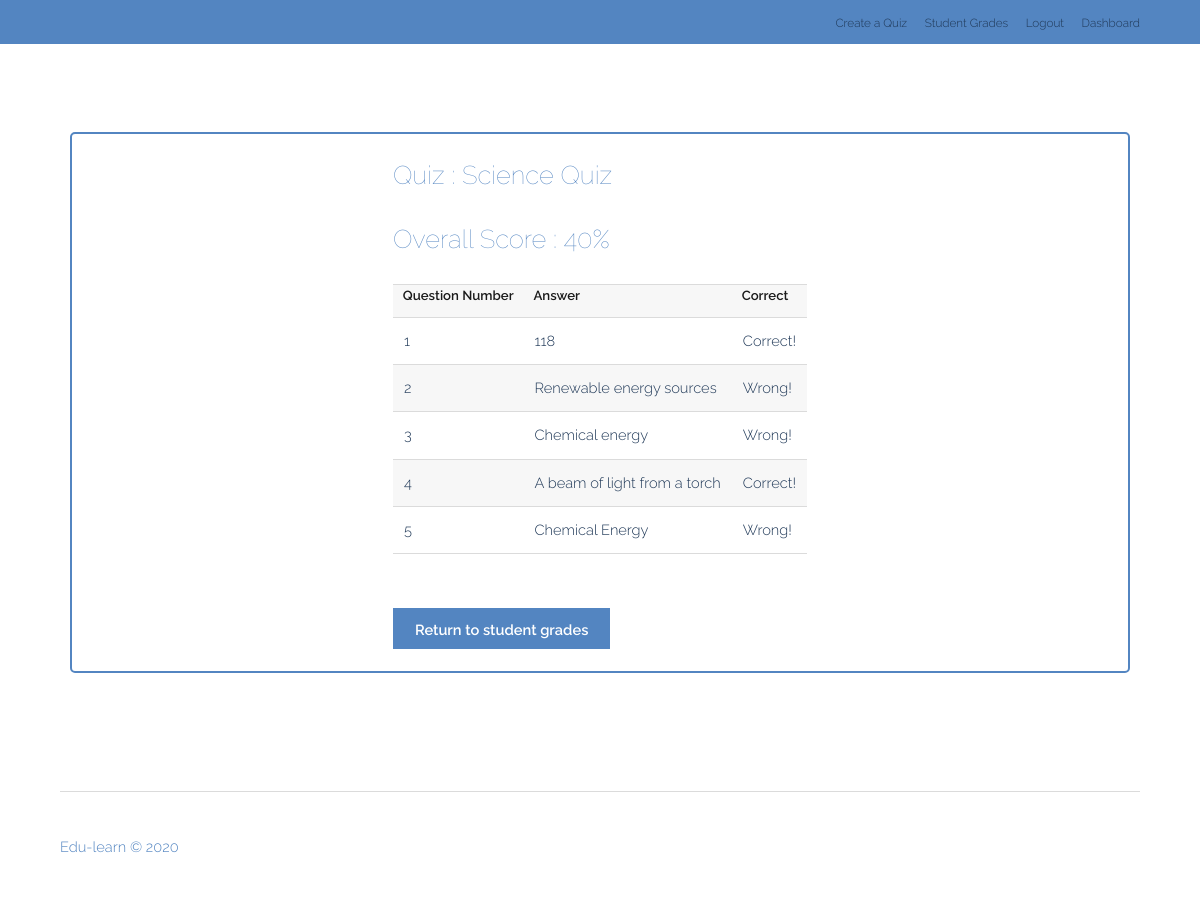
Screenshot of /gradesdetailed.php?id=59 (signed in) with the database file from the repository.
### tables this page shows
CREATE TABLE `results` (
  `id` int(11) NOT NULL,
  `user` varchar(255) NOT NULL,
  `quiz_id` int(11) NOT NULL,
  `score` float NOT NULL
);

CREATE TABLE `quiz` (
  `id` int(11) NOT NULL,
  `name` varchar(255) NOT NULL,
  `description` varchar(255) NOT NULL,
  `questions` longtext NOT NULL CHECK (json_valid(`questions`)),
  `img` varchar(255) NOT NULL
);

CREATE TABLE `answer` (
  `id` int(11) NOT NULL,
  `result_id` int(11) NOT NULL,
  `question_no` int(11) NOT NULL,
  `answer` varchar(255) NOT NULL,
  `correct` tinyint(1) NOT NULL
);

### gradesdetailed.php (the view, shortened to what this page needs)
<!DOCTYPE HTML>
<html>
	<head>
        <link rel="stylesheet" href="assets/css/main.css" />
		 <?php
		 include_once ("base.php");
        $result_id = mysqli_real_escape_string($conn, $_GET["id"]);
		?>
	</head>
	<body class="subpage">
			<header id="header">
				<div class="inner">
					<nav id="nav">
                    <?php
					include_once("navbar.php");
					?>
                    </nav>
				</div>
			</header>
			<section id="three" class="wrapper">
                <div class="inner">
                    <div class="dashbox">
                        <article>
                        <?php
                        $sql = "SELECT quiz.name AS quiz_name, results.score, users.name FROM `results` INNER JOIN `quiz` ON results.quiz_id = quiz.id INNER JOIN `users` ON results.user = users.username WHERE results.id = $result_id";
                        $result = $conn->query($sql);
				        $row = $result->fetch_object();
                        echo "<h2>Quiz : ".$row->quiz_name."</h2>";
                        echo "<h2>Overall Score : ".($row->score*100)."%</h2>";
                        ?>
                        <table>
                            <tr>
                                <th>Question Number</th>
                                <th>Answer</th>
                                <th>Correct</th>
                            </tr>
                            <?php
                            $sql = "SELECT `question_no`, `answer`, `correct` FROM `answer` WHERE `result_id` = $result_id";
                            $result = $conn->query($sql);
                            while($row = $result->fetch_assoc()){
                                echo '<tr>
                                <td>'.($row["question_no"]+1).'</td>
                                <td>'.$row["answer"].'</td>';
                                if($row["correct"]){
                                    echo '<td>Correct!</td>';
                                } else {
                                    echo '<td>Wrong!</td>';
                                }
                                echo '</tr>';
                            }
                            ?>
                        </table>
                        <br>
							<?php
                            if($_SESSION["type"]==0){
                                echo '<a href="studentgrades.php" class="button special">Return to my grades</a>';
                            }else{
                                echo '<a href="grades.php" class="button special">Return to student grades</a>';
                            }
                            ?>
                        </article>
                    </div>
                </div>
            </section>
		<footer id="footer">
				<div class="inner">
					<div class="flex">
						<ul class="icons">
							<h1>Edu-learn &copy; 2020 </h1>
						</ul>
					</div>
				</div>
			</footer>
	</body>
</html>

### assets/css/main.css (style rules this page uses)
html, body, div, span, applet, object, iframe, h1, h2, h3, h4, h5, h6, p, blockquote, pre, a, abbr, acronym, address, big, cite, code, del, dfn, em, img, ins, kbd, q, s, samp, small, strike, strong, sub, sup, tt, var, b, u, i, center, dl, dt, dd, ol, ul, li, fieldset, form, label, legend, table, caption, tbody, tfoot, thead, tr, th, td, article, aside, canvas, details, embed, figure, figcaption, footer, header, hgroup, menu, nav, output, ruby, section, summary, time, mark, audio, video { margin: 0; padding: 0; border: 0; font-size: 100%; font: inherit; color: #1F3857; vertical-align: baseline; }
article, aside, details, figcaption, figure, footer, header, hgroup, menu, nav, section { display: block; }
body { line-height: 1; }
ol, ul { list-style: none; }
table { border-collapse: collapse; border-spacing: 0; }
body { -webkit-text-size-adjust: none; }
*, *:before, *:after { -moz-box-sizing: border-box; -webkit-box-sizing: border-box; box-sizing: border-box; }
body { -ms-overflow-style: scrollbar; }
body { background: #fff; }
body, input, select, textarea { color: #1F3857; font-family: "Raleway", Arial, Helvetica, sans-serif; font-size: 13pt; font-weight: 300; line-height: 1.65; }
@media screen and (max-width: 1680px) { body, input, select, textarea { font-size: 11pt; } }
@media screen and (max-width: 1280px) { body, input, select, textarea { font-size: 11pt; } }
a { color: #1F3857; text-decoration: underline; }
h1, h2, h3, h4, h5, h6 { color: #5385c1; font-weight: 300; line-height: 1.5; margin: 0 0 1em 0; }
h2 { font-size: 1.75em; font-weight: 100; }
.inner { max-width: 75em; margin: 0 auto; }
@media screen and (max-width: 1280px) { .inner { max-width: 90%; } }
section.wrapper, article.wrapper { padding: 6em 0; }
.flex { display: -ms-flexbox; -ms-flex-wrap: wrap; -ms-flex-pack: justify; display: -moz-flex; display: -webkit-flex; display: -ms-flex; display: flex; -moz-flex-wrap: wrap; -webkit-flex-wrap: wrap; -ms-flex-wrap: wrap; flex-wrap: wrap; -moz-justify-content: space-between; -webkit-justify-content: space-between; -ms-justify-content: space-between; justify-content: space-between; border-style:solid; border-color: #5385c1; }
.dashbox { border: solid 2px #5385c1; border-radius: 5px; margin-bottom: 2em; margin-left:10px; margin-right:10px; color:#1F3857; padding: 1.5em; align-items: center; display: flex; justify-content: center; }
ul { list-style: disc; margin: 0 0 2em 0; padding-left: 1em; }
ul.icons { cursor: default; list-style: none; padding-left: 0; }
table { margin: 0 0 2em 0; width: 100%; }
table tbody tr { border: solid 1px #dbdbdb; border-left: 0; border-right: 0; }
table tbody tr:nth-child(2n + 1) { background-color: rgba(144, 144, 144, 0.075); }
table td { padding: 0.75em 0.75em; }
table th { color: rgb(26, 26, 26); font-size: 0.9em; font-weight: 600; padding: 0 0.75em 0.75em 0.75em; text-align: left; }
input[type="submit"], input[type="reset"], input[type="button"], button, .button { -moz-appearance: none; -webkit-appearance: none; -ms-appearance: none; appearance: none; -moz-transition: background-color 0.2s ease-in-out, color 0.2s ease-in-out; -webkit-transition: background-color 0.2s ease-in-out, color 0.2s ease-in-out; -ms-transition: background-color 0.2s ease-in-out, color 0.2s ease-in-out; transition: background-color 0.2s ease-in-out, color 0.2s ease-in-out; background-color: #5a5a5a; border-radius: 0; border: 0; color: #ffffff !important; cursor: pointer; display: inline-block; font-weight: 600; height: 2.85em; line-height: 2.95em; padding: 0 1.5em; text-align: center; text-decoration: none; white-space: nowrap; }
input[type="submit"].special, input[type="reset"].special, input[type="button"].special, button.special, .button.special { background-color: #5385c1; color: #ffffff !important; }
.subpage { padding-top: 44px; }
.subpage #header { background: #5385c1; top: 0; height: 44px; line-height: 44px; position: fixed; }
#header { color: #2F5482; cursor: default; height: 3.25em; left: 0; line-height: 3.25em; position: absolute; text-align: right; top: 4em; width: 100%; z-index: 10001; }
#header .inner { margin: 0 auto; position: relative; }
#footer .inner { border-top: 1px solid #dbdbdb; padding-top: 3em; }

### rows the page displays
results: quiz.name "Science Quiz", $row->score*100 "40"
answer: $row["question_no"]+1 "1", answer "118", correct "Correct!"
answer: $row["question_no"]+1 "2", answer "Renewable energy sources", correct "Wrong!"
answer: $row["question_no"]+1 "3", answer "Chemical energy", correct "Wrong!"
answer: $row["question_no"]+1 "4", answer "A beam of light from a torch", correct "Correct!"
answer: $row["question_no"]+1 "5", answer "Chemical Energy", correct "Wrong!"
